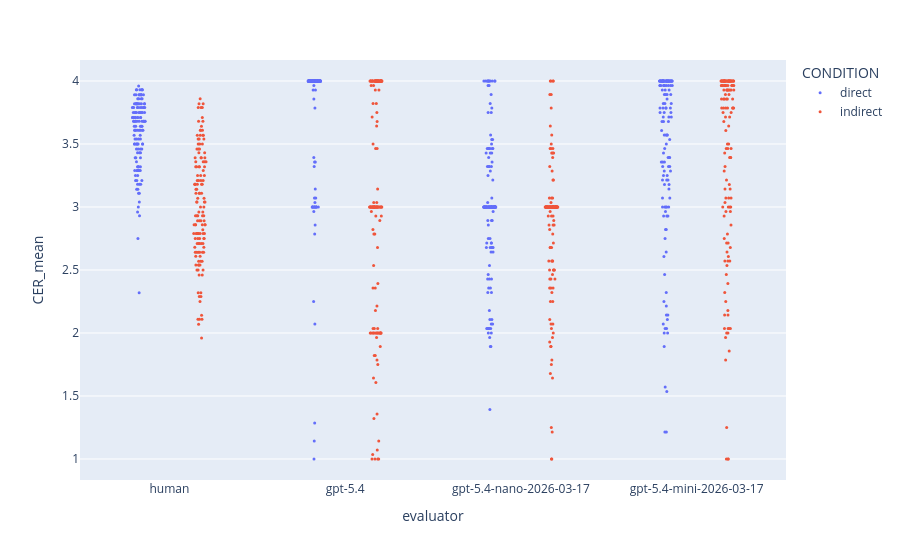

Notebook code for this chart:
### Code cell
fig = px.strip(df_long, y="CER_mean", x="evaluator", color="CONDITION", stripmode='group')
fig.update_traces(marker_size=3)
fig.show()

### Figure 1 — Plotly figure (JSON) as saved in the notebook; plotly's stock layout.template omitted (floating-point values rounded to 4 significant figures; data arrays with more than 128 entries replaced by an {"elided": "..."} marker saying what was removed)
{"data": [{"alignmentgroup": "True", "boxpoints": "all", "fillcolor": "rgba(255,255,255,0)", "hoveron": "points", "hovertemplate": "CONDITION=direct<br>evaluator=%{x}<br>CER_mean=%{y}<extra></extra>", "legendgroup": "direct", "line": {"color": "rgba(255,255,255,0)"}, "marker": {"color": "#636efa", "size": 3}, "name": "direct", "offsetgroup": "direct", "orientation": "v", "pointpos": 0, "showlegend": true, "type": "box", "x": {"elided": "552 str values"}, "x0": " ", "xaxis": "x", "y": {"elided": "552 float values"}, "y0": " ", "yaxis": "y"}, {"alignmentgroup": "True", "boxpoints": "all", "fillcolor": "rgba(255,255,255,0)", "hoveron": "points", "hovertemplate": "CONDITION=indirect<br>evaluator=%{x}<br>CER_mean=%{y}<extra></extra>", "legendgroup": "indirect", "line": {"color": "rgba(255,255,255,0)"}, "marker": {"color": "#EF553B", "size": 3}, "name": "indirect", "offsetgroup": "indirect", "orientation": "v", "pointpos": 0, "showlegend": true, "type": "box", "x": {"elided": "552 str values"}, "x0": " ", "xaxis": "x", "y": {"elided": "552 float values"}, "y0": " ", "yaxis": "y"}], "layout": {"boxmode": "group", "legend": {"title": {"text": "CONDITION"}, "tracegroupgap": 0}, "margin": {"t": 60}, "xaxis": {"anchor": "y", "domain": [0, 1], "title": {"text": "evaluator"}}, "yaxis": {"anchor": "x", "domain": [0, 1], "title": {"text": "CER_mean"}}}}
